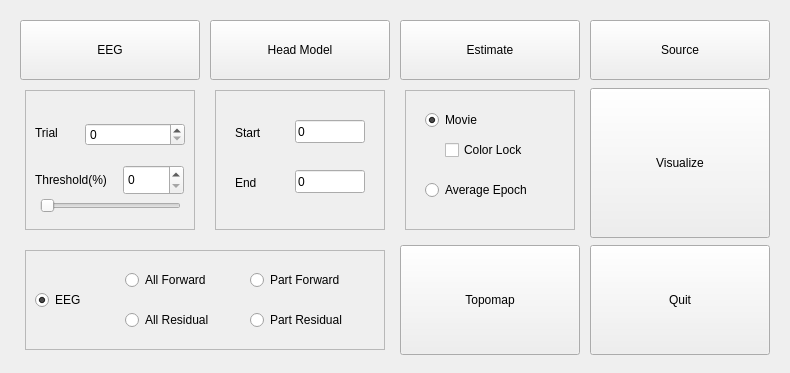
<?xml version="1.0" encoding="UTF-8"?>
<ui version="4.0">
 <class>FormGS</class>
 <widget class="QWidget" name="FormGS">
  <property name="geometry">
   <rect>
    <x>0</x>
    <y>0</y>
    <width>790</width>
    <height>373</height>
   </rect>
  </property>
  <property name="windowTitle">
   <string>GeoSource</string>
  </property>
  <widget class="QPushButton" name="pbEEG">
   <property name="geometry">
    <rect>
     <x>20</x>
     <y>20</y>
     <width>180</width>
     <height>60</height>
    </rect>
   </property>
   <property name="text">
    <string>EEG</string>
   </property>
  </widget>
  <widget class="QPushButton" name="pbHM">
   <property name="geometry">
    <rect>
     <x>210</x>
     <y>20</y>
     <width>180</width>
     <height>60</height>
    </rect>
   </property>
   <property name="text">
    <string>Head Model</string>
   </property>
  </widget>
  <widget class="QPushButton" name="pbEst">
   <property name="geometry">
    <rect>
     <x>400</x>
     <y>20</y>
     <width>180</width>
     <height>60</height>
    </rect>
   </property>
   <property name="text">
    <string>Estimate</string>
   </property>
  </widget>
  <widget class="QPushButton" name="pbSource">
   <property name="geometry">
    <rect>
     <x>590</x>
     <y>20</y>
     <width>180</width>
     <height>60</height>
    </rect>
   </property>
   <property name="text">
    <string>Source</string>
   </property>
  </widget>
  <widget class="QPushButton" name="pbVis">
   <property name="geometry">
    <rect>
     <x>590</x>
     <y>88</y>
     <width>180</width>
     <height>150</height>
    </rect>
   </property>
   <property name="text">
    <string>Visualize</string>
   </property>
  </widget>
  <widget class="QPushButton" name="pbQuit">
   <property name="geometry">
    <rect>
     <x>590</x>
     <y>245</y>
     <width>180</width>
     <height>110</height>
    </rect>
   </property>
   <property name="text">
    <string>Quit</string>
   </property>
  </widget>
  <widget class="QPushButton" name="pbTopo">
   <property name="geometry">
    <rect>
     <x>400</x>
     <y>245</y>
     <width>180</width>
     <height>110</height>
    </rect>
   </property>
   <property name="text">
    <string>Topomap</string>
   </property>
  </widget>
  <widget class="QFrame" name="frame">
   <property name="geometry">
    <rect>
     <x>25</x>
     <y>90</y>
     <width>170</width>
     <height>140</height>
    </rect>
   </property>
   <property name="frameShape">
    <enum>QFrame::StyledPanel</enum>
   </property>
   <property name="frameShadow">
    <enum>QFrame::Raised</enum>
   </property>
   <widget class="QSpinBox" name="listTrial">
    <property name="geometry">
     <rect>
      <x>60</x>
      <y>33</y>
      <width>100</width>
      <height>23</height>
     </rect>
    </property>
   </widget>
   <widget class="QLabel" name="labelTrial">
    <property name="geometry">
     <rect>
      <x>10</x>
      <y>35</y>
      <width>40</width>
      <height>16</height>
     </rect>
    </property>
    <property name="text">
     <string>Trial</string>
    </property>
   </widget>
   <widget class="QLabel" name="labelThreshold">
    <property name="geometry">
     <rect>
      <x>10</x>
      <y>75</y>
      <width>80</width>
      <height>30</height>
     </rect>
    </property>
    <property name="text">
     <string>Threshold(%)</string>
    </property>
   </widget>
   <widget class="QSlider" name="sliderThreshold">
    <property name="geometry">
     <rect>
      <x>15</x>
      <y>105</y>
      <width>141</width>
      <height>22</height>
     </rect>
    </property>
    <property name="maximum">
     <number>100</number>
    </property>
    <property name="orientation">
     <enum>Qt::Horizontal</enum>
    </property>
   </widget>
   <widget class="QSpinBox" name="listThreshold">
    <property name="geometry">
     <rect>
      <x>98</x>
      <y>75</y>
      <width>61</width>
      <height>30</height>
     </rect>
    </property>
   </widget>
  </widget>
  <widget class="QFrame" name="txtEpoch">
   <property name="geometry">
    <rect>
     <x>215</x>
     <y>90</y>
     <width>170</width>
     <height>140</height>
    </rect>
   </property>
   <property name="frameShape">
    <enum>QFrame::StyledPanel</enum>
   </property>
   <property name="frameShadow">
    <enum>QFrame::Raised</enum>
   </property>
   <widget class="QLabel" name="labelStart">
    <property name="geometry">
     <rect>
      <x>20</x>
      <y>35</y>
      <width>40</width>
      <height>16</height>
     </rect>
    </property>
    <property name="text">
     <string>Start</string>
    </property>
   </widget>
   <widget class="QLabel" name="labelEnd">
    <property name="geometry">
     <rect>
      <x>20</x>
      <y>85</y>
      <width>40</width>
      <height>16</height>
     </rect>
    </property>
    <property name="text">
     <string>End</string>
    </property>
   </widget>
   <widget class="QLineEdit" name="editStart">
    <property name="geometry">
     <rect>
      <x>80</x>
      <y>30</y>
      <width>70</width>
      <height>23</height>
     </rect>
    </property>
    <property name="text">
     <string>0</string>
    </property>
   </widget>
   <widget class="QLineEdit" name="editEnd">
    <property name="geometry">
     <rect>
      <x>80</x>
      <y>80</y>
      <width>70</width>
      <height>23</height>
     </rect>
    </property>
    <property name="text">
     <string>0</string>
    </property>
   </widget>
  </widget>
  <widget class="QFrame" name="txtMovie">
   <property name="geometry">
    <rect>
     <x>405</x>
     <y>90</y>
     <width>170</width>
     <height>140</height>
    </rect>
   </property>
   <property name="frameShape">
    <enum>QFrame::StyledPanel</enum>
   </property>
   <property name="frameShadow">
    <enum>QFrame::Raised</enum>
   </property>
   <widget class="QRadioButton" name="rbMovie">
    <property name="geometry">
     <rect>
      <x>20</x>
      <y>20</y>
      <width>102</width>
      <height>20</height>
     </rect>
    </property>
    <property name="text">
     <string>Movie</string>
    </property>
    <property name="checked">
     <bool>true</bool>
    </property>
   </widget>
   <widget class="QRadioButton" name="rbAveragEpoch">
    <property name="geometry">
     <rect>
      <x>20</x>
      <y>90</y>
      <width>120</width>
      <height>20</height>
     </rect>
    </property>
    <property name="text">
     <string>Average Epoch</string>
    </property>
   </widget>
   <widget class="QCheckBox" name="cbColor">
    <property name="geometry">
     <rect>
      <x>40</x>
      <y>50</y>
      <width>90</width>
      <height>20</height>
     </rect>
    </property>
    <property name="text">
     <string>Color Lock</string>
    </property>
   </widget>
  </widget>
  <widget class="QFrame" name="txtTopomap">
   <property name="geometry">
    <rect>
     <x>25</x>
     <y>250</y>
     <width>360</width>
     <height>100</height>
    </rect>
   </property>
   <property name="frameShape">
    <enum>QFrame::StyledPanel</enum>
   </property>
   <property name="frameShadow">
    <enum>QFrame::Raised</enum>
   </property>
   <widget class="QRadioButton" name="rbEEG">
    <property name="geometry">
     <rect>
      <x>10</x>
      <y>40</y>
      <width>50</width>
      <height>20</height>
     </rect>
    </property>
    <property name="text">
     <string>EEG</string>
    </property>
    <property name="checked">
     <bool>true</bool>
    </property>
   </widget>
   <widget class="QRadioButton" name="rbAllForward">
    <property name="geometry">
     <rect>
      <x>100</x>
      <y>20</y>
      <width>100</width>
      <height>20</height>
     </rect>
    </property>
    <property name="text">
     <string>All Forward</string>
    </property>
   </widget>
   <widget class="QRadioButton" name="rbAllResidual">
    <property name="geometry">
     <rect>
      <x>100</x>
      <y>60</y>
      <width>100</width>
      <height>20</height>
     </rect>
    </property>
    <property name="text">
     <string>All Residual</string>
    </property>
   </widget>
   <widget class="QRadioButton" name="rbPartForward">
    <property name="geometry">
     <rect>
      <x>225</x>
      <y>20</y>
      <width>102</width>
      <height>20</height>
     </rect>
    </property>
    <property name="text">
     <string>Part Forward</string>
    </property>
   </widget>
   <widget class="QRadioButton" name="rbPartResidual">
    <property name="geometry">
     <rect>
      <x>225</x>
      <y>60</y>
      <width>102</width>
      <height>20</height>
     </rect>
    </property>
    <property name="text">
     <string>Part Residual</string>
    </property>
   </widget>
  </widget>
 </widget>
 <tabstops>
  <tabstop>pbEEG</tabstop>
  <tabstop>pbHM</tabstop>
  <tabstop>pbEst</tabstop>
  <tabstop>pbSource</tabstop>
  <tabstop>listTrial</tabstop>
  <tabstop>sliderThreshold</tabstop>
  <tabstop>editStart</tabstop>
  <tabstop>editEnd</tabstop>
  <tabstop>rbMovie</tabstop>
  <tabstop>cbColor</tabstop>
  <tabstop>rbAveragEpoch</tabstop>
  <tabstop>pbVis</tabstop>
  <tabstop>rbEEG</tabstop>
  <tabstop>rbAllForward</tabstop>
  <tabstop>rbAllResidual</tabstop>
  <tabstop>rbPartForward</tabstop>
  <tabstop>rbPartResidual</tabstop>
  <tabstop>pbTopo</tabstop>
  <tabstop>pbQuit</tabstop>
 </tabstops>
 <resources/>
 <connections>
  <connection>
   <sender>pbQuit</sender>
   <signal>clicked()</signal>
   <receiver>FormGS</receiver>
   <slot>close()</slot>
   <hints>
    <hint type="sourcelabel">
     <x>655</x>
     <y>301</y>
    </hint>
    <hint type="destinationlabel">
     <x>583</x>
     <y>234</y>
    </hint>
   </hints>
  </connection>
  <connection>
   <sender>sliderThreshold</sender>
   <signal>valueChanged(int)</signal>
   <receiver>listThreshold</receiver>
   <slot>setValue(int)</slot>
   <hints>
    <hint type="sourcelabel">
     <x>134</x>
     <y>201</y>
    </hint>
    <hint type="destinationlabel">
     <x>134</x>
     <y>182</y>
    </hint>
   </hints>
  </connection>
 </connections>
</ui>
